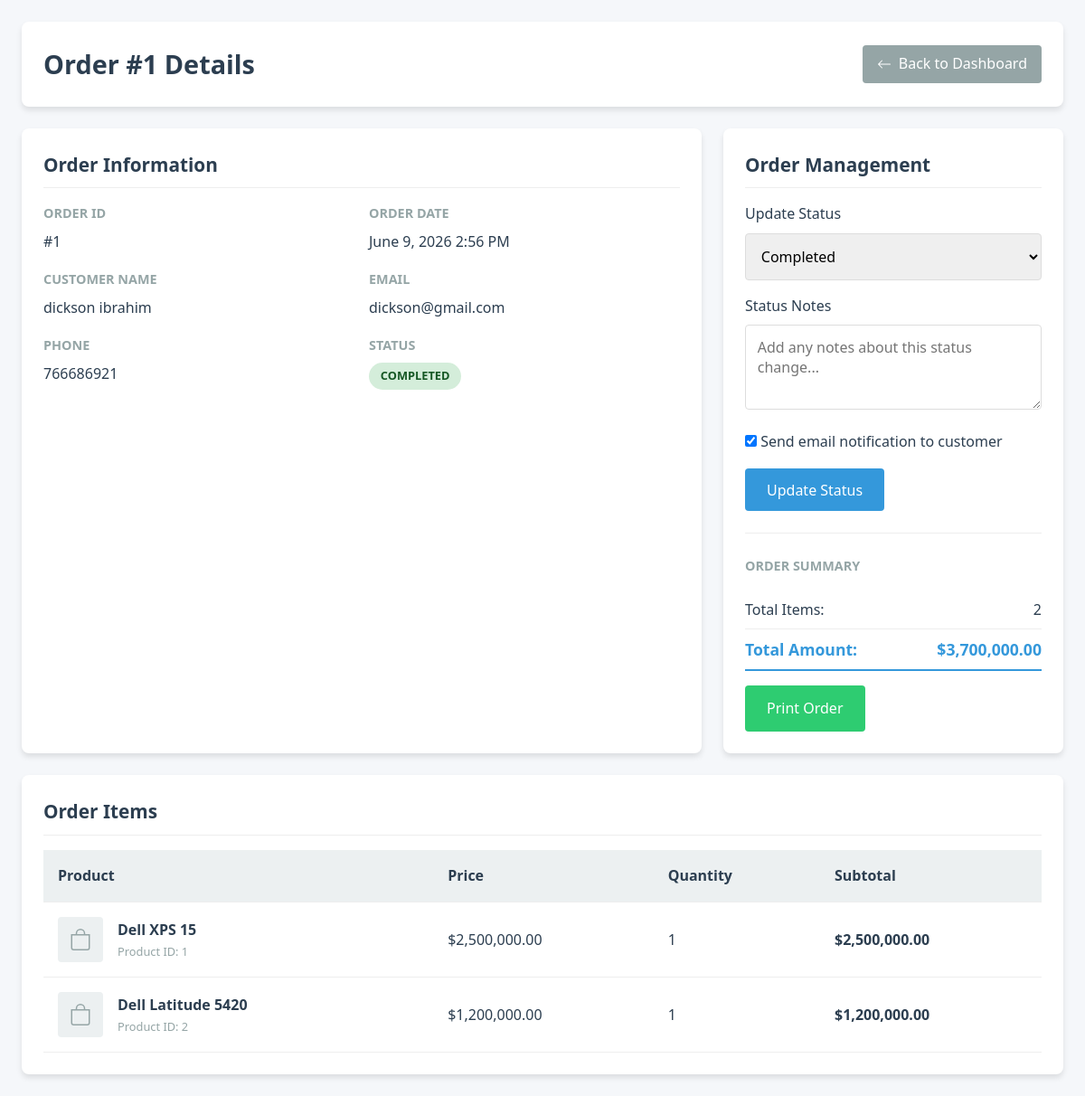
Page /view_order.php?order_id=1 (signed in) on the committed database.
### tables this page shows
CREATE TABLE `orders` (
  `id` int(11) NOT NULL,
  `tracking_id` varchar(50) NOT NULL,
  `user_id` int(11) DEFAULT NULL,
  `first_name` varchar(50) NOT NULL,
  `last_name` varchar(50) NOT NULL,
  `email` varchar(100) NOT NULL,
  `phone` varchar(20) NOT NULL,
  `city` varchar(50) NOT NULL,
  `state` varchar(50) NOT NULL,
  `address` text DEFAULT NULL,
  `order_status` enum('Pending','Processing','Shipped','Delivered','Completed','Cancelled') DEFAULT 'Pending',
  `order_date` timestamp NOT NULL DEFAULT current_timestamp(),
  `updated_at` timestamp NOT NULL DEFAULT current_timestamp() ON UPDATE current_timestamp(),
  `courier_id` int(11) DEFAULT NULL,
  `notification_method` varchar(20) DEFAULT 'email',
  `notes` text DEFAULT NULL
);

CREATE TABLE `order_items` (
  `id` int(11) NOT NULL,
  `order_id` int(11) NOT NULL,
  `product_id` int(11) NOT NULL,
  `quantity` int(11) NOT NULL,
  `price` decimal(10,2) NOT NULL
);

CREATE TABLE `products` (
  `id` int(11) NOT NULL,
  `name` varchar(255) NOT NULL,
  `description` text DEFAULT NULL,
  `price` decimal(10,2) NOT NULL,
  `quantity` int(11) NOT NULL DEFAULT 0,
  `category` varchar(100) NOT NULL,
  `image` varchar(255) DEFAULT 'default-product.jpg',
  `brand` varchar(50) DEFAULT NULL,
  `model` varchar(100) DEFAULT NULL,
  `warranty_months` int(11) DEFAULT 12,
  `status` enum('active','inactive','out_of_stock') DEFAULT 'active',
  `created_at` timestamp NOT NULL DEFAULT current_timestamp(),
  `updated_at` timestamp NOT NULL DEFAULT current_timestamp() ON UPDATE current_timestamp()
);

### view_order.php (the view, shortened to what this page needs)
<?php
include('db.php');
$order_id = (int)$_GET['order_id'];
$order_query = "
    SELECT
        orders.*,
        SUM(order_items.quantity * order_items.price) AS total_amount,
        COUNT(order_items.id) AS total_items
    FROM orders
    LEFT JOIN order_items ON orders.id = order_items.order_id
    WHERE orders.id = ?
    GROUP BY orders.id
";
$stmt = $conn->prepare($order_query);
$stmt->bind_param('i', $order_id);
$stmt->execute();
$order_result = $stmt->get_result();
$order = $order_result->fetch_assoc();
$items_query = "
    SELECT
        order_items.*,
        products.name as product_name,
        products.image as product_image
    FROM order_items
    LEFT JOIN products ON order_items.product_id = products.id
    WHERE order_items.order_id = ?
    ORDER BY order_items.id
";
$stmt = $conn->prepare($items_query);
$stmt->bind_param('i', $order_id);
$stmt->execute();
$items_result = $stmt->get_result();
?>
<!DOCTYPE html>
<html lang="en">
<head>
</head>
<body>
    <div class="container">
        <div class="header">
            <h1>Order #<?php echo $order_id; ?> Details</h1>
            <a href="admin_dashboard.php" class="back-btn">
                <svg xmlns="http://www.w3.org/2000/svg" width="16" height="16" fill="currentColor" viewBox="0 0 16 16">
                    <path fill-rule="evenodd" d="M15 8a.5.5 0 0 0-.5-.5H2.707l3.147-3.146a.5.5 0 1 0-.708-.708l-4 4a.5.5 0 0 0 0 .708l4 4a.5.5 0 0 0 .708-.708L2.707 8.5H14.5A.5.5 0 0 0 15 8z"/>
                </svg>
                Back to Dashboard
            </a>
        </div>
        <div class="order-grid">
            <div class="card">
                <h2>Order Information</h2>
                <div class="order-info">
                    <div class="info-group">
                        <h3>Order ID</h3>
                        <p>#<?php echo htmlspecialchars($order['id']); ?></p>
                    </div>
                    <div class="info-group">
                        <h3>Order Date</h3>
                        <p><?php echo date('F j, Y g:i A', strtotime($order['order_date'])); ?></p>
                    </div>
                    <div class="info-group">
                        <h3>Customer Name</h3>
                        <p><?php echo htmlspecialchars($order['first_name'] . ' ' . $order['last_name']); ?></p>
                    </div>
                    <div class="info-group">
                        <h3>Email</h3>
                        <p><?php echo htmlspecialchars($order['email']); ?></p>
                    </div>
                    <div class="info-group">
                        <h3>Phone</h3>
                        <p><?php echo htmlspecialchars($order['phone']); ?></p>
                    </div>
                    <div class="info-group">
                        <h3>Status</h3>
                        <p>
                            <span class="status status-<?php echo strtolower($order['order_status']); ?>">
                                <?php echo htmlspecialchars($order['order_status']); ?>
                            </span>
                        </p>
                    </div>
                </div>
            </div>
            <div class="card">
                <h2>Order Management</h2>
               <form method="POST" action="">
    <div class="form-group">
        <label for="order_status">Update Status</label>
        <select name="order_status" id="order_status" class="form-control" required>
            <option value="Completed" <?= $order['order_status'] == 'Completed' ? 'selected' : '' ?>>Completed</option>
        </select>
    </div>
    <div class="form-group">
        <label for="notes">Status Notes</label>
        <textarea id="notes" name="notes" class="form-control" rows="3"
                  placeholder="Add any notes about this status change..."></textarea>
    </div>
    <div class="form-group">
        <label>
            <input type="checkbox" name="send_notification" value="1" checked>
            Send email notification to customer
        </label>
    </div>
    <button type="submit" name="update_status" class="btn btn-primary">Update Status</button>
</form>
                <div style="margin-top: 1.5rem; padding-top: 1.5rem; border-top: 1px solid #eee;">
                    <h3 style="color: var(--gray); font-size: 0.9rem; text-transform: uppercase; margin-bottom: 1rem;">Order Summary</h3>
                    <div class="summary-row">
                        <span>Total Items:</span>
                        <span><?php echo $order['total_items']; ?></span>
                    </div>
                    <div class="summary-row total">
                        <span>Total Amount:</span>
                        <span>$<?php echo number_format($order['total_amount'], 2); ?></span>
                    </div>
                </div>
                <div class="actions">
                    <a href="print_order.php?order_id=<?php echo $order_id; ?>" class="btn btn-success" target="_blank">
                        Print Order
                    </a>
                </div>
            </div>
        </div>
        <div class="card">
            <h2>Order Items</h2>
            <?php if ($items_result->num_rows > 0): ?>
                <table class="items-table">
                    <thead>
                        <tr>
                            <th>Product</th>
                            <th>Price</th>
                            <th>Quantity</th>
                            <th>Subtotal</th>
                        </tr>
                    </thead>
                    <tbody>
                        <?php while ($item = $items_result->fetch_assoc()): ?>
                            <tr>
                                <td>
                                    <div class="product-info">
                                        <?php if (!empty($item['product_image']) && file_exists('images/' . $item['product_image'])): ?>
                                            <img src="images/<?php echo htmlspecialchars($item['product_image']); ?>"
                                                 alt="<?php echo htmlspecialchars($item['product_name']); ?>"
                                                 class="product-image">
                                        <?php else: ?>
                                            <div class="product-image" style="background: var(--light); display: flex; align-items: center; justify-content: center; color: var(--gray);">
                                                <svg xmlns="http://www.w3.org/2000/svg" width="24" height="24" fill="currentColor" viewBox="0 0 16 16">
                                                    <path d="M8 1a2.5 2.5 0 0 1 2.5 2.5V4h-5v-.5A2.5 2.5 0 0 1 8 1zm3.5 3v-.5a3.5 3.5 0 1 0-7 0V4H1v10a2 2 0 0 0 2 2h10a2 2 0 0 0 2-2V4h-3.5zM2 5h12v9a1 1 0 0 1-1 1H3a1 1 0 0 1-1-1V5z"/>
                                                </svg>
                                            </div>
                                        <?php endif; ?>
                                        <div>
                                            <strong><?php echo htmlspecialchars($item['product_name'] ?: 'Product #' . $item['product_id']); ?></strong>
                                            <div style="font-size: 0.8rem; color: var(--gray);">
                                                Product ID: <?php echo htmlspecialchars($item['product_id']); ?>
                                            </div>
                                        </div>
                                    </div>
                                </td>
                                <td>$<?php echo number_format($item['price'], 2); ?></td>
                                <td><?php echo htmlspecialchars($item['quantity']); ?></td>
                                <td><strong>$<?php echo number_format($item['price'] * $item['quantity'], 2); ?></strong></td>
                            </tr>
                        <?php endwhile; ?>
                    </tbody>
                </table>
            <?php else: ?>
                <p style="text-align: center; color: var(--gray); padding: 2rem;">No items found for this order.</p>
            <?php endif; ?>
        </div>
    </div>
</body>
</html>

### view_order.php (style rules this page uses)
:root { --primary: #3498db; --primary-dark: #2980b9; --secondary: #2ecc71; --danger: #e74c3c; --warning: #f39c12; --info: #1abc9c; --light: #ecf0f1; --dark: #2c3e50; --gray: #95a5a6; --white: #ffffff; --shadow: 0 4px 6px rgba(0, 0, 0, 0.1); }
* { margin: 0; padding: 0; box-sizing: border-box; font-family: 'Segoe UI', Tahoma, Geneva, Verdana, sans-serif; }
body { background-color: #f5f7fa; color: var(--dark); line-height: 1.6; }
.container { max-width: 1200px; margin: 0 auto; padding: 1.5rem; }
.header { background: var(--white); border-radius: 8px; box-shadow: var(--shadow); padding: 1.5rem; margin-bottom: 1.5rem; display: flex; justify-content: space-between; align-items: center; }
.header h1 { font-size: 1.8rem; color: var(--dark); }
.back-btn { background: var(--gray); color: var(--white); padding: 0.5rem 1rem; border-radius: 4px; text-decoration: none; display: flex; align-items: center; transition: background 0.3s; }
.back-btn svg { margin-right: 0.5rem; }
.order-grid { display: grid; grid-template-columns: 2fr 1fr; gap: 1.5rem; margin-bottom: 1.5rem; }
.card { background: var(--white); border-radius: 8px; box-shadow: var(--shadow); padding: 1.5rem; }
.card h2 { font-size: 1.3rem; margin-bottom: 1rem; color: var(--dark); border-bottom: 1px solid #eee; padding-bottom: 0.5rem; }
.order-info { display: grid; grid-template-columns: 1fr 1fr; gap: 1rem; }
.info-group h3 { font-size: 0.9rem; color: var(--gray); text-transform: uppercase; margin-bottom: 0.5rem; }
.info-group p { font-size: 1rem; font-weight: 500; }
.status { display: inline-block; padding: 0.3rem 0.8rem; border-radius: 20px; font-size: 0.8rem; font-weight: 600; text-transform: uppercase; }
.status-completed { background: #d4edda; color: #155724; }
.items-table { width: 100%; border-collapse: collapse; margin-top: 1rem; }
.items-table th, .items-table td { padding: 1rem; text-align: left; border-bottom: 1px solid #eee; }
.items-table th { background: var(--light); font-weight: 600; color: var(--dark); }
.product-info { display: flex; align-items: center; }
.product-image { width: 50px; height: 50px; border-radius: 4px; margin-right: 1rem; object-fit: cover; }
.form-group { margin-bottom: 1rem; }
.form-group label { display: block; margin-bottom: 0.5rem; font-weight: 500; }
.form-control { width: 100%; padding: 0.8rem; border: 1px solid #ddd; border-radius: 4px; font-size: 1rem; }
.btn { padding: 0.8rem 1.5rem; border: none; border-radius: 4px; font-size: 1rem; font-weight: 500; cursor: pointer; transition: background 0.3s; text-decoration: none; display: inline-block; }
.btn-primary { background: var(--primary); color: var(--white); }
.btn-success { background: var(--secondary); color: var(--white); }
.summary-row { display: flex; justify-content: space-between; padding: 0.5rem 0; border-bottom: 1px solid #eee; }
.summary-row.total { font-weight: 700; font-size: 1.1rem; border-bottom: 2px solid var(--primary); color: var(--primary); }
.actions { display: flex; gap: 0.5rem; margin-top: 1rem; }

### rows in the picture
orders: id "1", order_date "June 9, 2026 2:56 PM", first_name+last_name "dickson ibrahim", email "dickson@gmail.com", phone "766686921", order_status "COMPLETED", order_status "Completed"
order_items: product.name "Dell XPS 15", product "1", price "2,500,000.00", quantity "1", $item['price'] * $item['quantity'] "2,500,000.00"
order_items: product.name "Dell Latitude 5420", product "2", price "1,200,000.00", quantity "1", $item['price'] * $item['quantity'] "1,200,000.00"

### other values in the picture
$order_id "1"
$order['total_items'] "2"
$order['total_amount'] "3,700,000.00"
